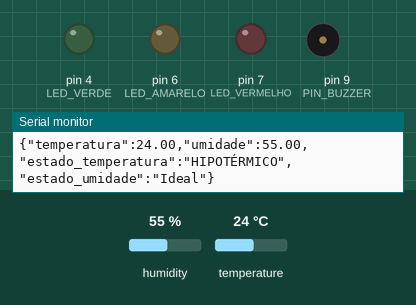
Bench run of a sketch on a simulated Arduino Uno, built with avr-gcc and run on an emulated ATmega328P. On the bench: output pins drawn as LEDs (lit = HIGH), buzzer (waves = sounding, pin HIGH), the last lines printed to the serial monitor. The test bench sets the inputs (shaded band); at power-on: temperature 24 °C, humidity 55 %.

Above: at 11.4 s.
11.5 s: temperature set to 34 °C
At 16.49 s:
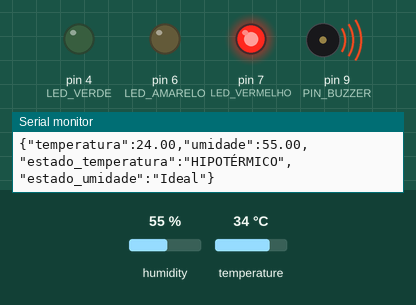
19.6 s: temperature set to 37 °C
At 23.1 s:
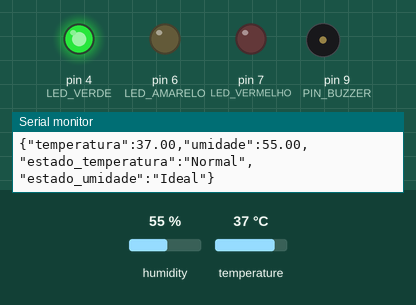
27.7 s: humidity set to 31 %
35.8 s: humidity set to 28 %
Timing chart, 0 to 38.8 s (numbered marks = the images above; inputs shaded):
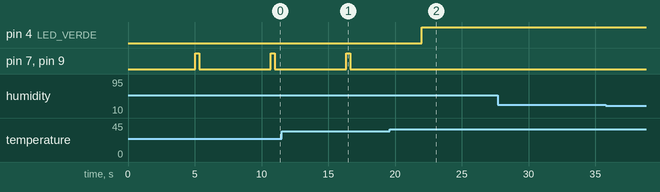

Measured:
- the behaviour switches between 35 and 36 °C on temperature (found by bisection; images 1 and 2)
- after the input at 19.6 s, pin 4 (LED_VERDE): LOW → HIGH after 2.4 s; pin 7 (LED_VERMELHO), pin 9 (PIN_BUZZER): stays LOW (without the input it goes to HIGH after 2.4 s)
- by itself, pin 7 (LED_VERMELHO), pin 9 (PIN_BUZZER): alternates HIGH for 0.30 s and LOW for 5.4 s

The sketch:

arduino.ino
```cpp
#include <DHT.h>

#define PIN_DHT 2
#define PIN_BUZZER 9
#define LED_VERDE 4
#define LED_AMARELO 6
#define LED_VERMELHO 7

DHT dht(PIN_DHT, DHT11);

float temperatura = 0.0;
float umidade = 0.0;
unsigned long lastPublish = 0;
const long publishInterval = 5000;

void setup() {
  Serial.begin(9600);
  dht.begin();
  pinMode(PIN_BUZZER, OUTPUT);
  pinMode(LED_VERDE, OUTPUT);
  pinMode(LED_AMARELO, OUTPUT);
  pinMode(LED_VERMELHO, OUTPUT);

  Serial.println("Sistema iniciado.");
}

void loop() {
  if (millis() - lastPublish >= publishInterval) {
    temperatura = dht.readTemperature();
    umidade = dht.readHumidity();

    if (isnan(temperatura) || isnan(umidade)) {
      Serial.println("{\"erro\":\"Falha ao ler DHT\"}");
      return;
    }

    String estadoTemp = verificarEstadoTemperatura();
    String estadoUmi = verificarEstadoUmidade();

    // Envia JSON via serial
    Serial.print("{\"temperatura\":");
    Serial.print(temperatura);
    Serial.print(",\"umidade\":");
    Serial.print(umidade);
    Serial.print(",\"estado_temperatura\":\"");
    Serial.print(estadoTemp);
    Serial.print("\",\"estado_umidade\":\"");
    Serial.print(estadoUmi);
    Serial.println("\"}");

    lastPublish = millis();
  }
}

void desligarTudo() {
  digitalWrite(LED_VERDE, LOW);
  digitalWrite(LED_AMARELO, LOW);
  digitalWrite(LED_VERMELHO, LOW);
  digitalWrite(PIN_BUZZER, LOW);
}

String verificarEstadoTemperatura() {
  desligarTudo();
  String estado = "Desconhecido";

  if (temperatura >= 20 && temperatura < 35.25) {
    digitalWrite(LED_VERMELHO, HIGH);
    digitalWrite(PIN_BUZZER, HIGH);
    delay(300);
    digitalWrite(LED_VERMELHO, LOW);
    digitalWrite(PIN_BUZZER, LOW);
    delay(300);
    estado = "HIPOTÉRMICO";
  } else if (temperatura >= 35.5 && temperatura < 37.25) {
    digitalWrite(LED_VERDE, HIGH);
    estado = "Normal";
  } else if (temperatura >= 37.5 && temperatura <= 39.5) {
    digitalWrite(LED_AMARELO, HIGH);
    estado = "Febre";
  } else if (temperatura > 39.75) {
    digitalWrite(LED_VERMELHO, HIGH);
    digitalWrite(PIN_BUZZER, HIGH);
    estado = "CRÍTICO";
  }

  return estado;
}

String verificarEstadoUmidade() {
  if (umidade < 30) {
    return "Desconfortavel, baixa";
  } else if (umidade >= 30 && umidade <= 60) {
    return "Ideal";
  } else {
    return "Desconfortavel, alta";
  }
}
```
